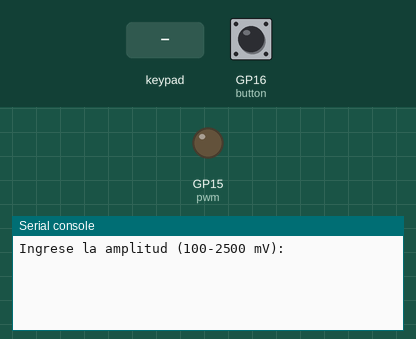
The program below on a simulated Raspberry Pi Pico running MicroPython. Parts: output pins drawn as LEDs (lit = HIGH), the last lines printed to the serial console. The test bench sets the inputs (shaded band); at power-on: GP16 (button) LOW. Pins used as bus, display or sensor lines are not drawn.

Above: at 5.0 s.
5.1 s: GP16 (button) pulled HIGH for 0.15 s
At 5.9 s:
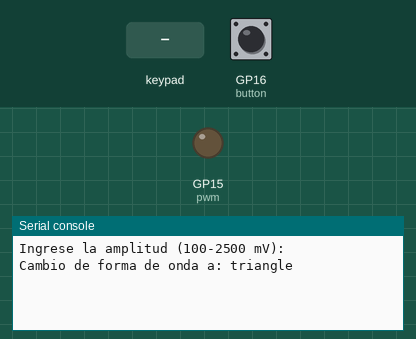
6.7 s: key '1' pressed
At 7.9 s:
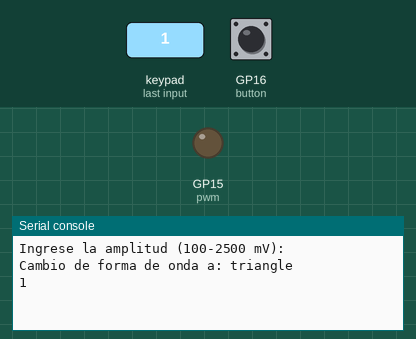
8.2 s: keypad keys 1 2 D pressed 0.4 s apart
At 10.2 s:
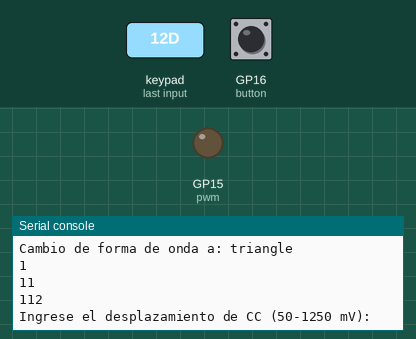
10.9 s: GP16 (button) pulled HIGH for 1 s
At 11.6 s:
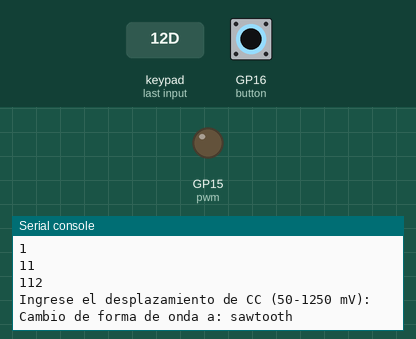
13.4 s: keypad keys 2 5 D pressed 0.4 s apart
At 15.2 s:
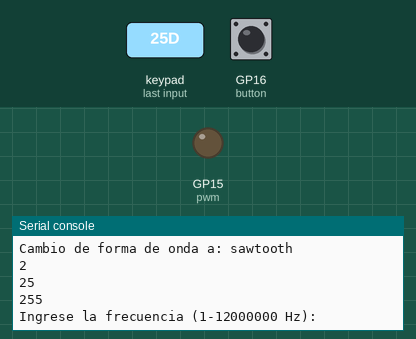
16.1 s: GP16 (button) driven HIGH
At 16.7 s:
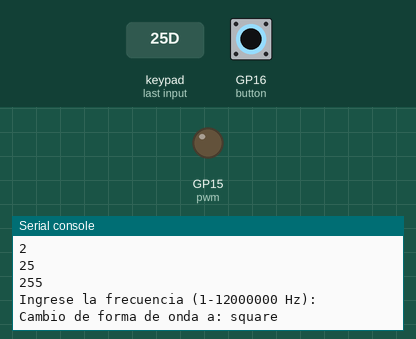
Timing chart, 0 to 18.6 s (numbered marks = the images above; inputs shaded):
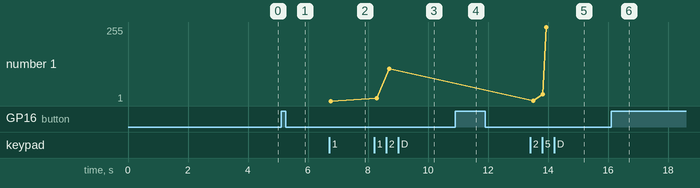

The program:

GDS_Micropython.py
```python
# (licence header left out)
from machine import Pin, PWM
import utime
import math

## Configuración de pines para las columnas y las filas del teclado matricial
cols_pins = [2, 3, 4, 5]
rows_pins = [6, 7, 8, 9]

## Configurar las columnas como salidas y ponerlas en estado alto inicialmente
cols = [Pin(pin_num, Pin.OUT) for pin_num in cols_pins]
for col in cols:
    col.value(1)

## Configurar las filas como entradas con resistencias de pull-up
rows = [Pin(pin_num, Pin.IN, Pin.PULL_UP) for pin_num in rows_pins]

## Mapa de teclas a su posición en la matriz
key_map = [
    ['1', '2', '3', 'A'],
    ['4', '5', '6', 'B'],
    ['7', '8', '9', 'C'],
    ['*', '0', '#', 'D']
]

## Configuración inicial para la señal PWM
pwm = PWM(Pin(15))
pwm.freq(10)  # Frecuencia de 10 Hz inicial

## Valores iniciales
amplitude = 1000  # Amplitud inicial de 1000 mV
dc_offset = 500   # Nivel DC inicial de 500 mV
frequency = 10    # Frecuencia inicial de 10 Hz
wave_forms = ['sine', 'triangle', 'sawtooth', 'square']
current_waveform_index = 0  # Índice inicial para la forma de onda

## Botón para cambiar la forma de onda
button = Pin(16, Pin.IN, Pin.PULL_DOWN)

## Manejador de interrupción para el botón de cambio de forma de onda
#  @param pin Pin que activó la interrupción.
def button_press_handler(pin):
    global current_waveform_index, wave_forms
    current_waveform_index = (current_waveform_index + 1) % len(wave_forms)
    print("Cambio de forma de onda a:", wave_forms[current_waveform_index])

button.irq(trigger=Pin.IRQ_RISING, handler=button_press_handler)

## Lee el teclado matricial y devuelve la tecla presionada
def read_keypad():
    for col_num, col in enumerate(cols):
        col.value(0)
        for row_num, row in enumerate(rows):
            if not row.value():
                utime.sleep_ms(20)
                if not row.value():
                    col.value(1)
                    return key_map[row_num][col_num]
        col.value(1)
    return None

## Solicita entrada numérica del usuario
#  @param prompt Texto a mostrar al usuario.
#  @param min_val Valor mínimo aceptable.
#  @param max_val Valor máximo aceptable.
def get_numeric_input(prompt, min_val, max_val):
    print(prompt)
    value = ''
    while True:
        key = read_keypad()
        if key and key.isdigit():
            value += key
            print(value)  # Echo the digit
        elif key == 'D' and value:  # Complete on 'D' press
            numeric_value = int(value)
            if numeric_value < min_val or numeric_value > max_val:
                print("Valor fuera de rango. Intente nuevamente.")
                value = ''  # Reset value if out of range
            else:
                return numeric_value
        utime.sleep(0.1)

## Configura los parámetros iniciales utilizando el teclado
def setup_parameters():
    global amplitude, dc_offset, frequency
    amplitude = get_numeric_input("Ingrese la amplitud (100-2500 mV): ", 100, 2500)
    dc_offset = get_numeric_input("Ingrese el desplazamiento de CC (50-1250 mV): ", 50, 1250)
    frequency = get_numeric_input("Ingrese la frecuencia (1-12000000 Hz): ", 1, 12000000)

## Genera la forma de onda basada en los parámetros configurados
def generate_wave():
    global pwm, amplitude, dc_offset, frequency, current_waveform_index, wave_forms
    safe_frequency = max(frequency, 1)
    step = 0
    while step < 360:
        wave_form = wave_forms[current_waveform_index]
        if wave_form == 'sine':
            duty = amplitude * (math.sin(math.radians(step)) / 2 + 0.5) + dc_offset
        elif wave_form == 'triangle':
            duty = (2 * amplitude / math.pi) * math.asin(math.sin(math.radians(step))) + dc_offset
        elif wave_form == 'sawtooth':
            duty = ((-2 * amplitude / math.pi) * math.atan(1/math.tan(math.radians(step / 2)))) + dc_offset
        elif wave_form == 'square':
            duty = amplitude if step < 180 else 0
            duty += dc_offset
        pwm.duty_u16(int((duty / 3300) * 65535))
        step += 360 / safe_frequency
        utime.sleep_us(int(1000000 / safe_frequency / 360))

## Función principal que configura los parámetros y ejecuta el bucle de generación de señales
def main():
    setup_parameters()
    last_time_printed = utime.time()
    while True:
        generate_wave()
        current_time = utime.time()
        if current_time - last_time_printed >= 1:
            print("Amplitud: {} mV, Desplazamiento DC: {} mV, Frecuencia: {} Hz, Forma de onda: {}".format(
                amplitude, dc_offset, frequency, wave_forms[current_waveform_index]))
            last_time_printed = current_time
        utime.sleep(0.1)

if __name__ == '__main__':
    main()
```

Measured:
- after the input at 5.1 s, the serial console: prints a new line at once (image 1)
- after the input at 6.7 s, the serial console: prints a new line after 0.06 s (image 2)
- after the input at 8.2 s, the serial console: prints a new line after 0.09 s (image 3)
- after the input at 10.9 s, the serial console: prints a new line at once (image 4)
- after the input at 13.4 s, the serial console: prints a new line after 0.10 s (image 5)
- after the input at 16.1 s, the serial console: prints a new line at once (image 6)
- plotted number 1: 1 → 112 after the input at 8.2 s, 112 → 255 after the input at 13.4 s
